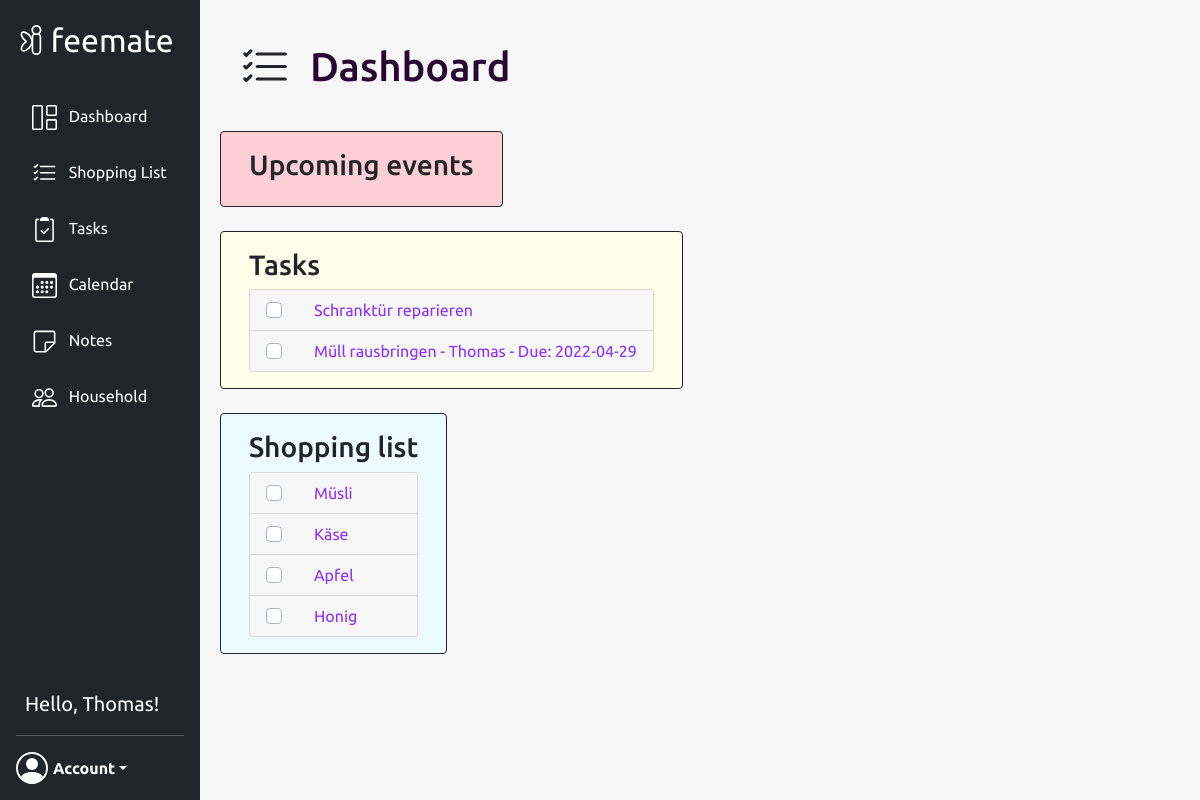
Page /dashboard (signed in) on the earlier database version.
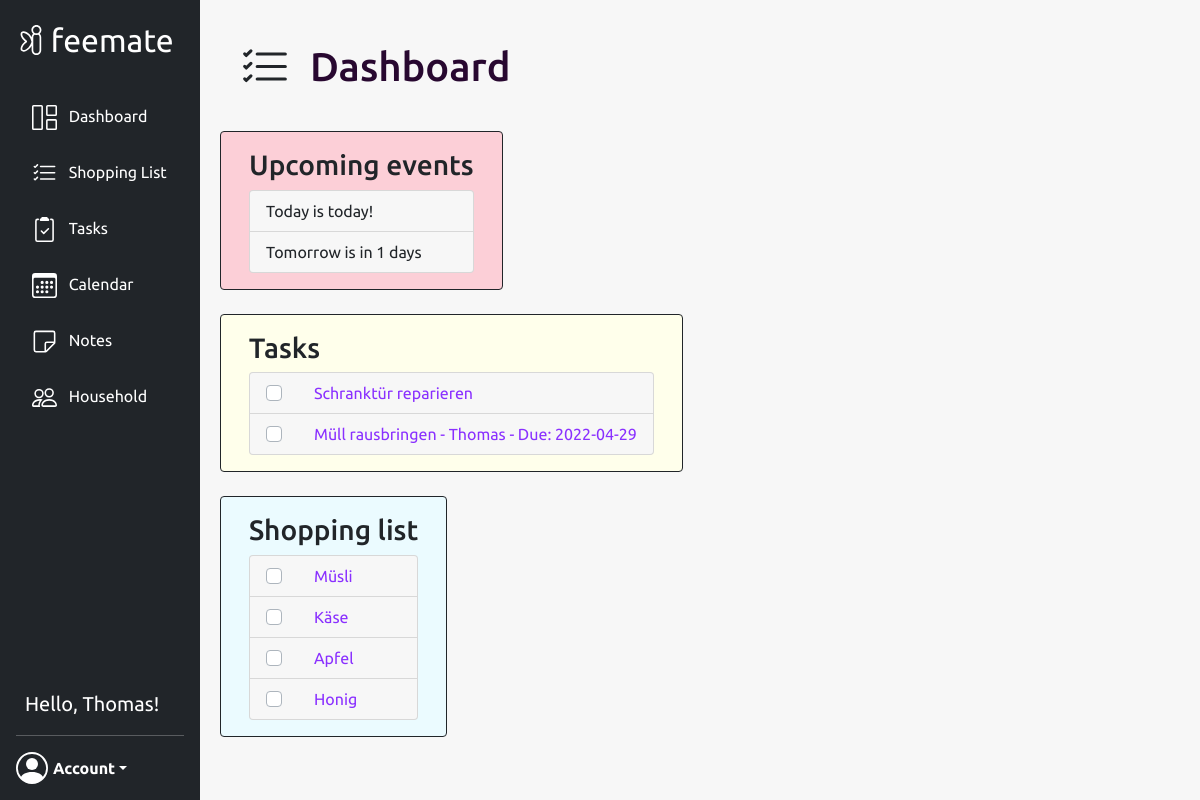
Same page on the later database version.
### website/models.py (models this page shows, shortened)
class User(db.Model, UserMixin):
    id = db.Column(db.Integer, primary_key=True)
    email = db.Column(db.String(150), unique=True)
    password = db.Column(db.String(150))
    first_name = db.Column(db.String(150))
    events = db.relationship('Event')
    tasks = db.relationship('Task')
    group_id = db.Column(db.Integer, db.ForeignKey('group.id'))
    def get_current_group(self):
        group = Group.query.get(self.group_id)
        return group

class Task(db.Model):
    id = db.Column(db.Integer, primary_key=True)
    title = db.Column(db.String(100))
    data = db.Column(db.String(1000))
    date = db.Column(db.DateTime(timezone=True))
    state = db.Column(db.Boolean, default=False)
    group_id = db.Column(db.Integer, db.ForeignKey('group.id'))
    user_id = db.Column(db.Integer, db.ForeignKey('user.id'))

class Item(db.Model):
    id = db.Column(db.Integer, primary_key=True)
    group_id = db.Column(db.Integer, db.ForeignKey('group.id'))
    title = db.Column(db.String(100))
    date = db.Column(db.DateTime(timezone=True), default=func.now())
    state = db.Column(db.Boolean, default=False)

class Event(db.Model):
    id = db.Column(db.Integer, primary_key=True)
    group_id = db.Column(db.Integer, db.ForeignKey('group.id'))
    user_id = db.Column(db.Integer, db.ForeignKey('user.id'))
    title = db.Column(db.String(100))
    start = db.Column(db.DateTime(timezone=True), default=func.now())
    end = db.Column(db.DateTime(timezone=True), default=func.now())
    repeat = db.Column(db.Integer, default=0)
    repeat_till = db.Column(db.DateTime(timezone=True), default=func.now())
    color = db.Column(db.String(7), default='#d4d4d4')

### website/views/views.py (the view)
@views.route('/dashboard', methods=['GET', 'POST'])
@login_required
@household_required
def dashboard():
    task_list = Task.query.filter_by(group_id=current_user.group_id).all()
    events = Event.query.filter_by(group_id=current_user.group_id).all()
    tasks_structured = get_structured_task_data(task_list)
    upcoming_events = get_structured_upcoming_events(events)
    return render_template("dashboard.html", group=current_user.get_current_group(),
                           tasks=tasks_structured, events=upcoming_events)

### website/__init__.py (called while the page is built)
def create_app(base_config=BaseConfig):
    app.config.from_object(base_config)
    db.init_app(app)
    from .models import User, Group
    if not path.exists('website/' + base_config.DB_NAME):
        db.create_all(app=app)
    login_manager = LoginManager()
    login_manager.login_view = 'auth.login'
    login_manager.init_app(app)
    @login_manager.user_loader
    def load_user(user_id):
        return User.query.get(int(user_id))
    return app

### website/views/views.py (called while the page is built)
def get_structured_task_data(task_list):
    tasks_structured = []
    for task in task_list:
        element = {
            'id': task.id,
            'title': task.title,
            'data': task.data,
            'state': task.state
        }
        if task.user_id:
            user = User.query.filter_by(id=task.user_id).first()
            element['user_name'] = user.first_name
            element['user_id'] = user.id
        if task.date:
            date = task.date.date()
            element['date'] = date
        tasks_structured.append(element)
    return tasks_structured

def get_structured_upcoming_events(events):
    upcoming_events = []
    for event in events:
        if 0 <= days_till(event.start) <= 7:
            if event.user_id:
                user_name = ' (' + User.query.get(event.user_id).first_name + ')'
            else:
                user_name = ''
            element = {
                'title': event.title + user_name,
                'days_till': days_till(event.start),
            }
            upcoming_events.append(element)
    return upcoming_events

def days_till(date):
    return (date.date() - datetime.now().date()).days

### website/views/templates/dashboard.html (shortened to what this page needs)
{% extends "base.html" %}{% block title %}Dashboard{% endblock %}
{% block content %}
<div class="d-flex flex-row">
        <div class="p-2 page-icon">
        </div>
        <div class="p-2">
            <h1 class="header-text">Dashboard</h1>
        </div>
</div>
<br />
<div class="row">
    <div class="col-md-auto border border-dark rounded background-color-event-list">
        <div class="shopping-list-on-dashboard-div background-color-event-list">
           <h3>Upcoming events</h3>
            <ul class="list-group" id="events">
                {% for event in events %}
                    <li class="list-group-item event-list-on-dashboard">
                        {% if event.days_till == 0 %}
                            {{event.title}} is today!
                        {% endif %}
                        {% if event.days_till > 0 %}
                            {{event.title}} is in {{event.days_till}} days
                        {% endif %}
                    </li>
                {% endfor %}
            </ul>
        </div>
     </div>
</div>
<br />
<div class="row">
 <div class="col-md-auto border border-dark rounded background-color-task-list">
    <div class="shopping-list-on-dashboard-div background-color-task-list">
       <h3>Tasks</h3>
        <ul class="list-group" id="tasks">
            {% for task in tasks %}
                {% if task.state == False %}
                    <li class="list-group-item task-list-on-dashboard">
                        <div class="custom-control custom-checkbox">
                                <label class="custom-control-label" for="checkbox_{{ task.id }}">
                                    {{task.title}}
                                    {% if task.user_name %}
                                         - {{task.user_name}}
                                    {% endif %}
                                    {% if task.date %}
                                         - Due: {{task.date}}
                                    {% endif %}
                                </label>
                        </div>
                    </li>
                {% endif %}
            {% endfor %}
        </ul>
    </div>
 </div>
</div>
<br />
<div class="row">
    <div class="col-md-auto border border-dark rounded background-color-shopping-list">
        <div class="shopping-list-on-dashboard-div background-color-shopping-list">
           <h3>Shopping list</h3>
            <ul class="list-group rounded" id="items">
                {% for item in group.items %}
                    {% if item.state == False %}
                        <li class="list-group-item shopping-list-on-dashboard">
                            <div class="custom-control custom-checkbox">
                                    <label class="custom-control-label" for="checkbox_{{ item.id }}">
                                        {{item.title}}
                                    </label>
                            </div>
                        </li>
                    {% endif %}
                {% endfor %}
            </ul>
        </div>
    </div>
</div>
{% endblock %}

### website/templates/base.html (shortened to what this page needs)
<!DOCTYPE html>
<html>
    <head>
        <link rel="stylesheet"
              href="https://stackpath.bootstrapcdn.com/bootstrap/4.4.1/css/bootstrap.min.css"
/>
        <link rel="stylesheet"
              href="https://stackpath.bootstrapcdn.com/font-awesome/4.7.0/css/font-awesome.min.css"
/>
        <link rel="stylesheet"
              href="https://cdn.jsdelivr.net/npm/bootstrap@5.1.3/dist/css/bootstrap.min.css"
>
        <link rel="stylesheet" href="/static/styles.css">
        <link rel="stylesheet" href="https://cdn.jsdelivr.net/npm/bootstrap-icons@1.8.1/font/bootstrap-icons.css">
        <link rel='stylesheet' href='https://cdn.jsdelivr.net/npm/fullcalendar@5.11.0/main.min.css'/>
    </head>
    <body class="body font">
        <nav class="d-flex flex-column flex-shrink-0 p-3 text-white bg-dark custom-navbar" id="sidebar">
            <a href="/" class="d-flex align-items-center mb-3 mb-md-0 me-md-auto text-white text-decoration-none">
                <img class="invert-svg"
                     src="/static/images/fairy_logo.svg"
                     alt="fairy"
                     width="30"
                     height="30"/>
                <span class="fs-2" style="margin-left: 0.15em;">feemate</span>
            </a>
            <br/>
            <ul class="nav nav-pills flex-column mb-auto">
                <li>
                    <a href="/dashboard" class="nav-link text-white {{ '' if current_user.is_authenticated else 'disabled' }}">
                        <text class="navbar-text">Dashboard</text>
                    </a>
                </li>
                <li>
                    <a href="/list" class="nav-link text-white {{ '' if current_user.is_authenticated else 'disabled' }}">
                        <text class="navbar-text">Shopping List</text>
                    </a>
                </li>
                <li>
                    <a href="/tasks" class="nav-link text-white {{ '' if current_user.is_authenticated else 'disabled' }}">
                        <text class="navbar-text">Tasks</text>
                    </a>
                </li>
                <li>
                    <a href="/calendar" class="nav-link text-white {{ '' if current_user.is_authenticated else 'disabled' }}">
                        <text class="navbar-text">Calendar</text>
                    </a>
                </li>
                <li>
                    <a href="/notes" class="nav-link text-white {{ '' if current_user.is_authenticated else 'disabled' }}">
                        <text class="navbar-text">Notes</text>
                    </a>
                </li>
                <li>
                    <a href="/household" class="nav-link text-white">
                        <text class="navbar-text">Household</text>
                    </a>
                </li>
            </ul>
            {% if current_user.is_authenticated %}
            <text class="current-user-name">Hello, {{current_user.first_name}}!</text>
            {% endif %}
            <hr>
            {% if current_user.is_authenticated %}
                <div class="dropdown">
                    <a href="#" class="d-flex align-items-center text-white text-decoration-none dropdown-toggle"
                       id="dropdownUser1"
                       data-bs-toggle="dropdown"
                       aria-haspopup="true"
                       aria-expanded="false">
                        <strong class="font" style="margin-left: 5px;">Account</strong>
                    </a>
                </div>
            {% else %}
                <div class="container">
                    <a href="/login" class="d-flex align-items-center text-white text-decoration-none login-button">Login</a>
                </div>
            {% endif %}
        </nav>
        <div class="container-fluid container-fluid-custom">
            {% block content %}
            {% endblock %}
        </div>
    </body>
</html>

### website/static/styles.css (style rules this page uses)
.custom-navbar { height: 100vh; width: 200px; top: 0; left: 0; position: fixed; display: flex; }
.invert-svg { -webkit-filter: invert(1); filter: invert(1); }
.navbar-text { margin-left: 0.5em; }
.body { background-color: #f7f7f7; }
.font { font-family: 'Ubuntu', sans-serif; }
.container-fluid-custom { position: fixed; left: 200px; top: 0; margin-left: 20px; margin-top: 35px; max-width: 1300px; }
.page-icon { width: 50px; }
.shopping-list-on-dashboard-div { margin: 1em; }
.background-color-shopping-list { background-color: #ebfbff; }
.background-color-task-list { background-color: #ffffeb; }
.background-color-event-list { background-color: #fccfd7; }
.list-group-item { background-color: #f7f7f7; width: 50%; }
.shopping-list-on-dashboard { width: 100%; }
.task-list-on-dashboard { width: 100%; }
.event-list-on-dashboard { width: 100%; }
.header-text { margin-left: 20px; color: #280830; }
.custom-control { position: relative; display: block; min-height: 1.5rem; padding-left: 1.5rem; }
.custom-control-label { position: relative; color: #8a30ff; padding-left: 1.5rem; font-family: 'Ubuntu', sans-serif; }
.bg-dark { background-color: #181b1f; }
*, *::before, *::after { box-sizing: border-box; }
.current-user-name { margin-left: 0.45em; font-size: 20px; }

Differences in the rows shown:
added Event: title "Today"
added Event: title "Tomorrow", days_till "1"
